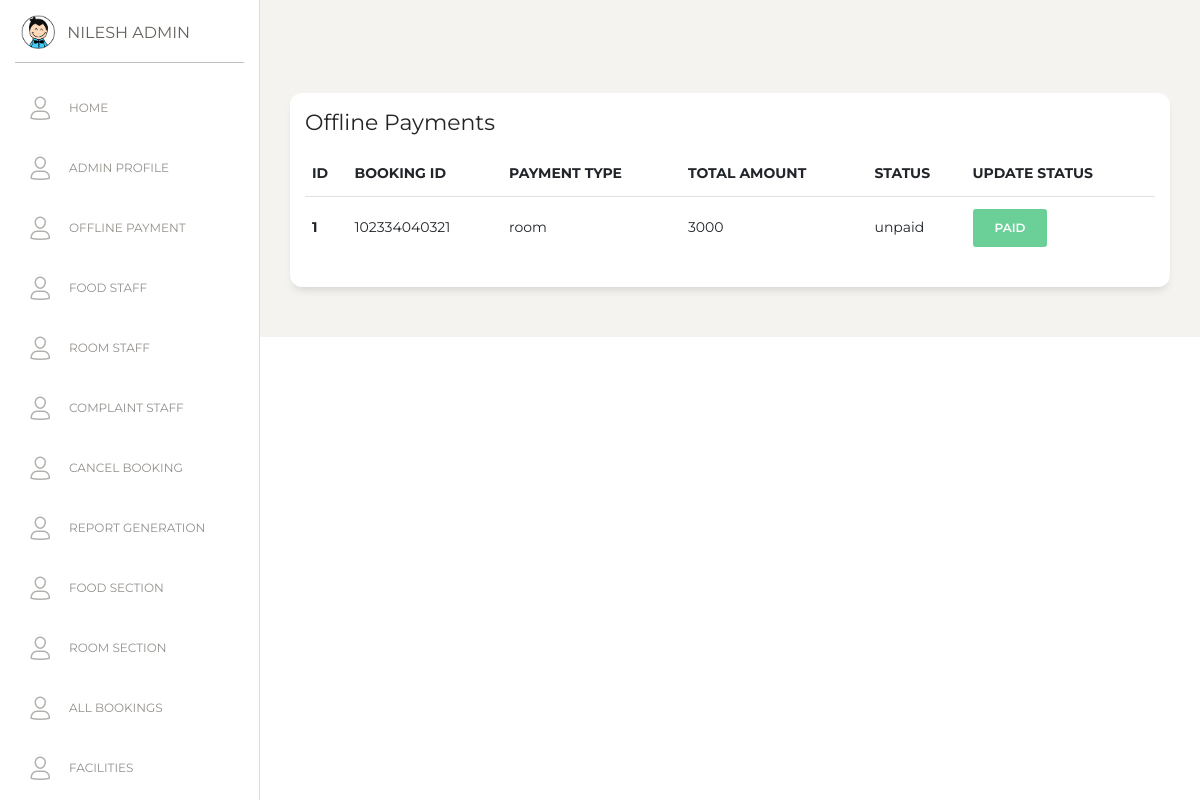
Page /staff/offlinepayment.php (signed in) on the earlier database version.
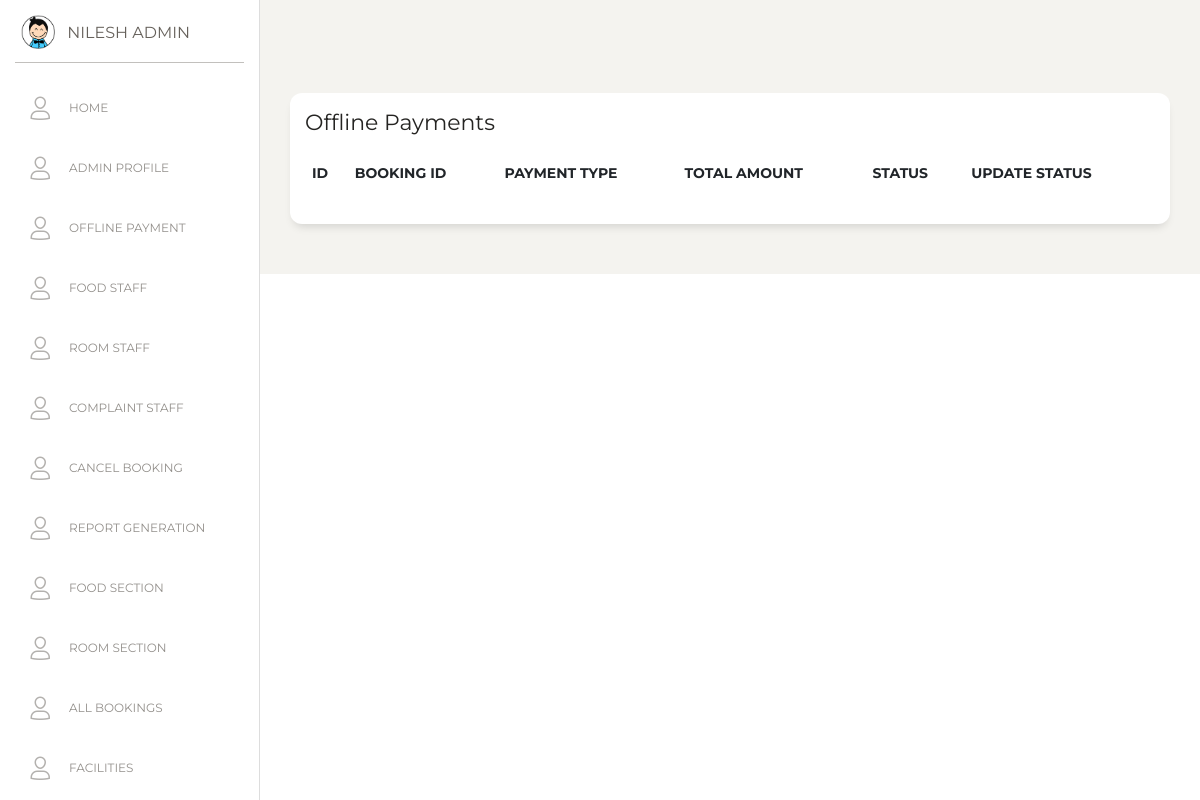
Same page on the later database version.
### tables this page shows
CREATE TABLE `payment` (
  `PAYMENT_ID` varchar(255) NOT NULL,
  `PAYMENT_TYPE` varchar(255) NOT NULL,
  `PAYMENT_METHOD` varchar(255) NOT NULL,
  `PAYMENT_STATUS` varchar(255) NOT NULL,
  `PAYMENT_AMOUNT` varchar(255) NOT NULL,
  `MEAL_ORDER_ID` varchar(255) DEFAULT NULL,
  `B_ID` varchar(255) DEFAULT NULL,
  `STAFF_ID` varchar(255) DEFAULT NULL,
  PRIMARY KEY (`PAYMENT_ID`)
);

### staff/offlinepayment.php (the view, shortened to what this page needs)
<?php
include '../connection.php';
?>
<!DOCTYPE html>
<html lang="en">
<head>
    <link href="https://maxcdn.bootstrapcdn.com/font-awesome/latest/css/font-awesome.min.css" rel="stylesheet">
    <link href="../assets/css/bootstrap.min.css" rel="stylesheet" />
    <link href="../assets/css/paper-dashboard.css?v=2.0.1" rel="stylesheet" />
    <link href="../assets/demo/demo.css" rel="stylesheet" />
    <link rel="stylesheet" href="https://cdn.datatables.net/1.10.23/css/dataTables.bootstrap4.min.css">
</head>
<body>
    <div class="wrapper ">
        <?php include_once '../partials/sidebar.php' ?>
        <div class="main-panel">
            <div class="content">
                <div class="row">
                    <div class="col-lg-12">
                        <div class="card">
                            <div class="card-body">
                                <h5 class="card-title">Offline Payments</h5>
                                <div class="table-responsive">
                                    <table class="table table-centered table-nowrap table-hover mb-0" id="pendingcomplaints">
                                        <thead>
                                            <tr>
                                                <th>ID</th>
                                                <th>Booking ID</th>
                                                <th>Payment type</th>
                                                <th>Total Amount</th>
                                                <th>Status</th>
                                                <th>Update Status</th>
                                            </tr>
                                        </thead>
                                        <tbody>
                                            <?php $sql = "SELECT * FROM `payment` where PAYMENT_METHOD='offline' AND PAYMENT_STATUS='unpaid'";
                                            $result = mysqli_query($conn, $sql);
                                            $i=1;
                                            while ($data = mysqli_fetch_assoc($result)) { ?>
                                                <tr>
                                                    <th><?php echo $i;?></th>
                                                    <td><?php echo $data['B_ID'] ?></td>
                                                    <td><?php echo $data['PAYMENT_TYPE'] ?></td>
                                                    <td><?php echo $data['PAYMENT_AMOUNT'] ?></td>
                                                    <td><?php echo $data['PAYMENT_STATUS'] ?></td>
                                                    <td>
                                                        <form action="" method="post">
                                                            <input type="submit" class="btn btn-success" name="request" value="paid">
                                                        </form>
                                                    </td>
                                                </tr>
                                            <?php
                                            $i++;
                                        } ?>
                                        </tbody>
                                    </table>
                                </div>
                            </div>
                        </div>
                    </div>
                </div>
            </div>
        </div>
    </div>
</body>
</html>

Differences in the rows shown:
no longer on this page (row edited): payment: B_ID "102334040321", PAYMENT_TYPE "room", PAYMENT_AMOUNT "3000", PAYMENT_STATUS "unpaid"
